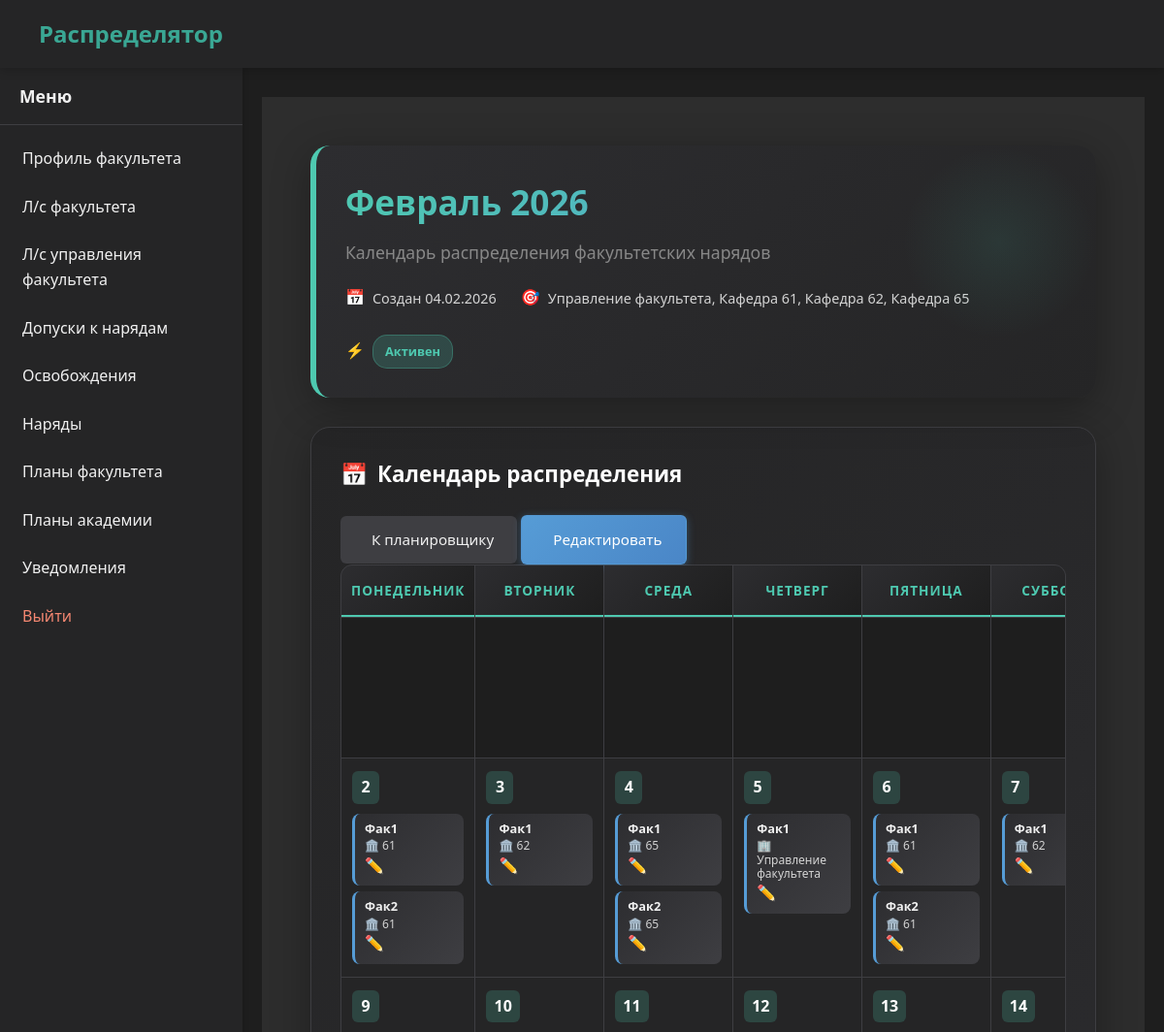
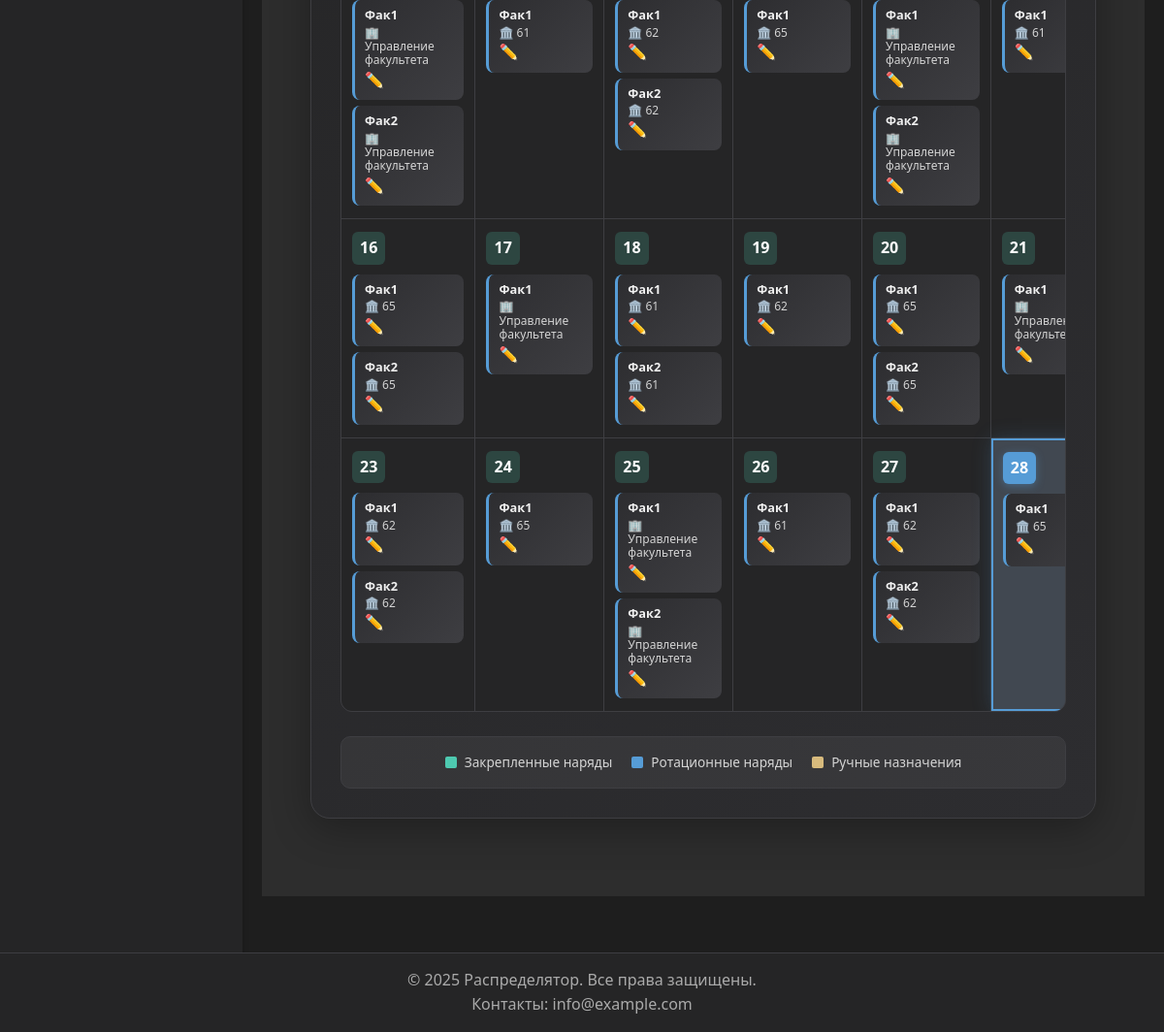
Page /faculty/duty/plan/5/ (signed in) on the committed database (2 pictures, top to bottom).
### faculty/models.py (models this page shows, shortened)
class FacultyMonthlyPlan(models.Model):
    faculty = models.ForeignKey(
        Faculty,
        on_delete=models.CASCADE,
        verbose_name='Факультет',
        related_name='faculty_plans'
    )
    month = models.DateField('Месяц планирования')
    selected_units = models.JSONField(
        'Выбранные подразделения',
        default=list,
        blank=True,
        help_text='JSON список: ["management"] или ["department_1", "department_2"]'
    )
    duty_schedule_settings = models.JSONField(
        'Настройки расписания нарядов',
        default=dict,
        blank=True,
        help_text='JSON с настройками дней для каждого наряда'
    )
    is_generated = models.BooleanField('План сгенерирован', default=False)
    last_generated_at = models.DateTimeField('Дата последней генерации', null=True, blank=True)
    created_at = models.DateTimeField('Дата создания', auto_now_add=True)
    updated_at = models.DateTimeField('Дата обновления', auto_now=True)
    class Meta:
        verbose_name = 'Факультетский план'
        verbose_name_plural = 'Факультетские планы'
        unique_together = ['faculty', 'month']
        ordering = ['-month']  # ДОБАВЛЕНО: исправляет предупреждение о пагинации
    def get_selected_units_display(self):
        if not self.selected_units:
            return "Не выбраны"
        display_list = []
        for unit in self.selected_units:
            if unit == 'management':
                display_list.append("Управление факультета")
            elif unit.startswith('department_'):
                dept_id = unit.replace('department_', '')
                try:
                    department = Department.objects.get(id=dept_id, faculty=self.faculty)
                    display_list.append(f"Кафедра {department.name}")
                except Department.DoesNotExist:
                    display_list.append(f"Кафедра (ID: {dept_id})")
        return ", ".join(display_list)

### unit/models.py (models this page shows, shortened)
class Faculty(models.Model):
    name = models.CharField(max_length=20, verbose_name="Название факультета", unique=True)
    class Meta:
        verbose_name = 'Факультет'
        verbose_name_plural = 'Факультеты'

class Department(models.Model):
    name = models.CharField(max_length=20, verbose_name="Название кафедры", unique=True)
    faculty = models.ForeignKey(
        'Faculty',
        on_delete=models.SET_NULL,
        null=True,
        blank=True,
        verbose_name="Факультет",
        related_name="departments"
    )
    class Meta:
        verbose_name = 'Кафедра'
        verbose_name_plural = 'Кафедры'

### duty/models.py (models this page shows, shortened)
class DutySchedule(models.Model):
    duty = models.ForeignKey(
        'Duty',
        on_delete=models.CASCADE,
        verbose_name='Наряд',
        related_name='schedules'
    )
    date = models.DateField('Дата наряда')
    time_start = models.TimeField(
        'Время начала',
        null=True,
        blank=True,
        help_text='Если не указано, считается на весь день'
    )
    time_end = models.TimeField(
        'Время окончания',
        null=True,
        blank=True,
        help_text='Если не указано, считается на весь день'
    )
    assigned_unit_type = models.CharField(
        'Тип подразделения',
        max_length=20,
        choices=[('faculty', 'Факультет'), ('department', 'Кафедра')],
        null=True,
        blank=True
    )
    assigned_faculty = models.ForeignKey(
        Faculty,
        on_delete=models.SET_NULL,
        null=True,
        blank=True,
        verbose_name='Назначенный факультет',
        related_name='assigned_duty_schedules'
    )
    assigned_department = models.ForeignKey(
        Department,
        on_delete=models.SET_NULL,
        null=True,
        blank=True,
        verbose_name='Назначенная кафедра',
        related_name='assigned_duty_schedules'
    )
    is_manually_assigned = models.BooleanField(
        default=False,
        verbose_name='Назначено вручную'
    )
    created_at = models.DateTimeField('Дата создания', auto_now_add=True)
    updated_at = models.DateTimeField('Дата обновления', auto_now=True)
    class Meta:
        verbose_name = 'План наряда'
        verbose_name_plural = 'Планы нарядов'
        unique_together = ['duty', 'date', 'time_start', 'time_end']
        ordering = ['date', 'time_start']

class Duty(models.Model):
    duty_name = models.CharField('Название наряда', max_length=50)
    duty_weight = models.FloatField('Вес наряда')
    is_commandant = models.BooleanField('Добавлено комендантом', default=False)
    faculty = models.ForeignKey(
        Faculty,
        on_delete=models.SET_NULL,
        null=True,
        blank=True,
        verbose_name='Факультет',
        related_name='duties'
    )
    department = models.ForeignKey(
        Department,
        on_delete=models.SET_NULL,
        null=True,
        blank=True,
        verbose_name='Кафедра',
        related_name='duties'
    )
    people_count = models.PositiveIntegerField('Количество людей', default=1)
    assigned_faculty = models.ForeignKey(
        Faculty,
        on_delete=models.SET_NULL,
        null=True,
        blank=True,
        verbose_name='Закреплённый факультет',
        related_name='assigned_duties_as_faculty'
    )
    assigned_department = models.ForeignKey(
        Department,
        on_delete=models.SET_NULL,
        null=True,
        blank=True,
        verbose_name='Закреплённая кафедра',
        related_name='assigned_duties_as_department'
    )
    class Meta:
        verbose_name = 'Наряд'
        verbose_name_plural = 'Наряды'
        constraints = [
            models.UniqueConstraint(
                fields=['duty_name'],
                name='unique_duty_for_commandant',
                condition=Q(is_commandant=True)
            ),
            models.UniqueConstraint(
                fields=['duty_name', 'faculty'],
                name='unique_duty_for_faculty',
                condition=Q(faculty__isnull=False, department__isnull=True, is_commandant=False)
            ),
            models.UniqueConstraint(
                fields=['duty_name', 'department'],
                name='unique_duty_for_department',
                condition=Q(department__isnull=False)
            ),
        ]

### faculty/views.py (the view)
# urls.py: path('duty/plan/<int:pk>/', views.FacultyPlanDetailView.as_view(), name='plan_detail'),
class FacultyPlanDetailView(HasFacultyMixin, DetailView):
    model = FacultyMonthlyPlan
    template_name = 'profiles/faculty/plan_detail.html'
    context_object_name = 'plan'
    def get_queryset(self):
        return FacultyMonthlyPlan.objects.filter(faculty=self.request.user.faculty)
    def get_context_data(self, **kwargs):
        context = super().get_context_data(**kwargs)
        plan = self.object
        schedules = DutySchedule.objects.filter(
            duty__faculty=plan.faculty,
            duty__department__isnull=True,
            date__year=plan.month.year,
            date__month=plan.month.month
        ).select_related('duty', 'assigned_faculty', 'assigned_department')
        cal = calendar.Calendar(firstweekday=0)
        month_days = cal.monthdayscalendar(plan.month.year, plan.month.month)
        calendar_weeks = []
        for week in month_days:
            calendar_week = []
            for day in week:
                if day == 0:
                    calendar_week.append({'day': None})
                else:
                    day_date = datetime(plan.month.year, plan.month.month, day).date()
                    day_schedules = [s for s in schedules if s.date == day_date]
                    calendar_week.append({
                        'day': day,
                        'date': day_date,
                        'schedules': day_schedules,
                        'is_today': day_date == timezone.now().date()
                    })
            calendar_weeks.append(calendar_week)
        context.update({
            'schedules': schedules,
            'calendar_weeks': calendar_weeks,
            'total_schedules': schedules.count(),
            'departments': plan.faculty.departments.all(),
        })
        return context

### core/mixins.py (called while the page is built)
    def dispatch(self, request, *args, **kwargs):
        if not hasattr(request.user, 'faculty') or not request.user.faculty:
            messages.warning(request, "У вас нет прав доступа к этому разделу")
            return redirect('home')
        return super().dispatch(request, *args, **kwargs)

### core/utils.py (called while the page is built)
def get_user_type(user):
    if user.is_superuser:
        return 'admin'
    groups = list(user.groups.values_list('name', flat=True))
    if 'Комендант' in groups:
        return 'commandant'
    elif 'Факультет' in groups:
        return 'faculty'
    elif 'Кафедра' in groups:
        return 'department'
    return None

### templates/profiles/faculty/plan_detail.html (shortened to what this page needs)
{% extends "base_account.html" %}
{% load static %}
{% load dict_filters %}
{% load weekday_filters %}
{% load custom_filters %}
{% block extra_head %}
<link rel="stylesheet" href="{% static 'css/commandant_duty_plan.css' %}">
{% endblock %}
{% block account_content %}
<div class="faculty-plan-detail">
    <div class="detail-header">
        <h1 class="detail-title">{{ plan.month|date:"F Y" }}</h1>
        <p class="detail-subtitle">Календарь распределения факультетских нарядов</p>
        <div class="detail-meta">
            <div class="meta-item">
                <span class="meta-icon">📅</span>
                <span>Создан {{ plan.created_at|date:"d.m.Y" }}</span>
            </div>
            <div class="meta-item">
                <span class="meta-icon">🎯</span>
                <span>{{ plan.get_selected_units_display }}</span>
            </div>
            <div class="meta-item">
                <span class="meta-icon">⚡</span>
                <span class="detail-status">
                    {% if plan.is_generated %}Активен{% else %}Черновик{% endif %}
                </span>
            </div>
        </div>
    </div>
    <div class="faculty-calendar">
        <div class="calendar-controls">
            <h2 class="calendar-title">
                <span>📅</span>
                Календарь распределения
            </h2>
            <div class="calendar-actions">
                <a href="{% url 'faculty:duty_plan' %}" class="btn btn-secondary">
                    К планировщику
                </a>
                <a href="{% url 'faculty:duty_plan' %}?year={{ plan.month.year }}&month={{ plan.month.month }}"
                   class="btn btn-primary">
                    Редактировать
                </a>
            </div>
        </div>
        {% if calendar_weeks %}
        <div class="calendar-grid">
            <div class="day-header">Понедельник</div>
            <div class="day-header">Вторник</div>
            <div class="day-header">Среда</div>
            <div class="day-header">Четверг</div>
            <div class="day-header">Пятница</div>
            <div class="day-header">Суббота</div>
            {% for week in calendar_weeks %}
                {% for day_data in week %}
                <div class="faculty-day {% if not day_data.day %}empty{% endif %} {% if day_data.is_today %}today{% endif %}">
                    {% if day_data.day %}
                    <div class="day-number">{{ day_data.day }}</div>
                    <div class="day-assignments">
                        {% for schedule in day_data.schedules %}
                        <div class="assignment-item
                            {% if schedule.is_manually_assigned %}manual{% endif %}"
                            onclick="openQuickUnitModal({{ schedule.id }}, '{{ schedule.duty.duty_name|escapejs }}')">
                            <div class="duty-name">{{ schedule.duty.duty_name }}</div>
                            <div class="unit-name {% if schedule.is_manually_assigned %}changed{% endif %}">
                                {% if schedule.assigned_department %}
                                    🏛️ {{ schedule.assigned_department.name }}
                                {% else %}
                                    🏢 Управление факультета
                                {% endif %}
                            </div>
                            <div class="click-hint">✏️</div>
                        </div>
                        {% endfor %}
                    </div>
                    {% endif %}
                </div>
                {% endfor %}
            {% endfor %}
        </div>
        <div class="detail-legend">
            <div class="legend-item">
                <div class="legend-color legend-fixed"></div>
                <span>Закрепленные наряды</span>
            </div>
            <div class="legend-item">
                <div class="legend-color legend-rotating"></div>
                <span>Ротационные наряды</span>
            </div>
            <div class="legend-item">
                <div class="legend-color legend-manual"></div>
                <span>Ручные назначения</span>
            </div>
        </div>
        {% endif %}
    </div>
</div>
{% endblock %}

### static/css/base.css (style rules this page uses)
* { margin: 0; padding: 0; box-sizing: border-box; }
body { font-family: 'Segoe UI', Tahoma, Geneva, Verdana, sans-serif; background-color: #1e1e1e; color: #f0f0f0; line-height: 1.6; padding-top: 70px; padding-bottom: 0; margin-bottom: 60px; min-height: 100vh; position: relative; }

### static/css/buttons.css (style rules this page uses)
.btn { display: inline-flex; align-items: center; gap: 0.5rem; padding: 0.75rem 1.5rem; border-radius: 4px; font-size: 0.95rem; font-weight: 500; border: none; cursor: pointer; text-decoration: none; transition: background-color 0.3s, transform 0.2s; }
.btn-primary { background-color: #4ec9b0; color: #1e1e1e; }
.btn-secondary { background-color: #3e3e42; color: #f0f0f0; }

### static/css/forms.css (style rules this page uses)
.duty-name { font-weight: 500; }
.btn { display: inline-flex; align-items: center; justify-content: center; padding: 0.75rem 1.5rem; border-radius: 6px; font-weight: 500; transition: all 0.2s; border: none; cursor: pointer; font-size: 0.95rem; min-width: 120px; text-align: center; gap: 8px; }
.btn-primary { background-color: #4ec9b0; color: #1e1e1e; }
.btn-secondary { background-color: #3e3e42; color: #f0f0f0; }

### static/css/commandant_duty_plan.css (style rules this page uses)
.btn-primary { background: linear-gradient(135deg, #569cd6 0%, #4a86c7 100%); border: 1px solid rgba(86, 156, 214, 0.6); color: white; box-shadow: 0 2px 8px rgba(86, 156, 214, 0.4); }
.unit-name { flex: 1; margin: 0 15px 0 0; color: #f0f0f0; font-size: 0.95rem; }

### rows in the picture
FacultyMonthlyPlan: month "Февраль 2026", created_at "04.02.2026", selected_units "Управление факультета, Кафедра 61, Кафедра 62, Кафедра 65"
DutySchedule: duty.duty_name "Фак1", assigned_department.name "61"
DutySchedule: duty.duty_name "Фак2", assigned_department.name "61"
DutySchedule: duty.duty_name "Фак1", assigned_department.name "62"
DutySchedule: duty.duty_name "Фак1", assigned_department.name "65"
DutySchedule: duty.duty_name "Фак2", assigned_department.name "65"
DutySchedule: duty.duty_name "Фак1", shows "🏢 Управление факультета"
DutySchedule: duty.duty_name "Фак1", assigned_department.name "61"
DutySchedule: duty.duty_name "Фак2", assigned_department.name "61"
DutySchedule: duty.duty_name "Фак1", assigned_department.name "62"
DutySchedule: duty.duty_name "Фак1", shows "🏢 Управление факультета"
DutySchedule: duty.duty_name "Фак2", shows "🏢 Управление факультета"
DutySchedule: duty.duty_name "Фак1", assigned_department.name "61"
DutySchedule: duty.duty_name "Фак1", assigned_department.name "62"
DutySchedule: duty.duty_name "Фак2", assigned_department.name "62"
DutySchedule: duty.duty_name "Фак1", assigned_department.name "65"
DutySchedule: duty.duty_name "Фак1", shows "🏢 Управление факультета"
DutySchedule: duty.duty_name "Фак2", shows "🏢 Управление факультета"
DutySchedule: duty.duty_name "Фак1", assigned_department.name "61"
DutySchedule: duty.duty_name "Фак1", assigned_department.name "65"
DutySchedule: duty.duty_name "Фак2", assigned_department.name "65"
DutySchedule: duty.duty_name "Фак1", shows "🏢 Управление факультета"
DutySchedule: duty.duty_name "Фак1", assigned_department.name "61"
DutySchedule: duty.duty_name "Фак2", assigned_department.name "61"
DutySchedule: duty.duty_name "Фак1", assigned_department.name "62"
DutySchedule: duty.duty_name "Фак1", assigned_department.name "65"
DutySchedule: duty.duty_name "Фак2", assigned_department.name "65"
DutySchedule: duty.duty_name "Фак1"
DutySchedule: duty.duty_name "Фак1", assigned_department.name "62"
DutySchedule: duty.duty_name "Фак2", assigned_department.name "62"
DutySchedule: duty.duty_name "Фак1", assigned_department.name "65"
DutySchedule: duty.duty_name "Фак1", shows "🏢 Управление факультета"
DutySchedule: duty.duty_name "Фак2", shows "🏢 Управление факультета"
DutySchedule: duty.duty_name "Фак1", assigned_department.name "61"
DutySchedule: duty.duty_name "Фак1", assigned_department.name "62"
DutySchedule: duty.duty_name "Фак2", assigned_department.name "62"
DutySchedule: duty.duty_name "Фак1", assigned_department.name "65"

### other values in the picture
{{ item.name }} "Профиль факультета" "Л/с факультета" "Л/с управления факультета" "Допуски к нарядам" "Освобождения" "Наряды" "Планы факультета" "Планы академии" "Уведомления"
{{ day_data.day }} "2" "3" "4" "5" "6" "7" "9" "10" "11" "12" "13" "14" "16" "17" "18" "19" "20" "21" "23" "24" "25" "26" "27" "28"
